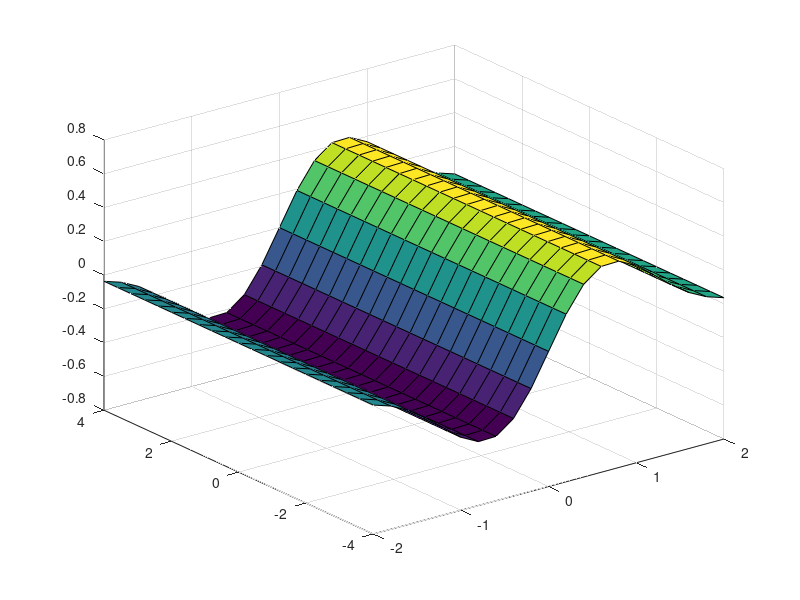

Reproduce this figure in MATLAB. (Note: this script raises an error after producing the figure.)
[x, y] = meshgrid(-2:0.2:2, -4:0.4:4); % 2 dimensional version of linspace
z = x .* exp(-x.^2-y^2);
mesh(x,y,z, 'EdgeColor','blue')
surf(x,y,z)
alpha(0.4) % transparency

t = 0:pi/10:2*pi;
[x,y,z] = cylinder(cos(t));
surf(x,y,z)

mrot = makehgtform('zrotate', pi/5); % create a transform matrix.
pv2 = mrot * pv1;

h = hgtransform; % create transform object